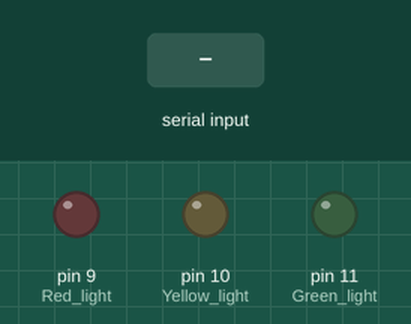
The sketch below on a simulated Arduino Uno, built with avr-gcc and run on an emulated ATmega328P. Shown: output pins drawn as LEDs (lit = HIGH). Inputs (shaded band) come from the test bench.

Above: at 1.2 s.
1.3 s: "R" received over Serial
At 1.9 s:
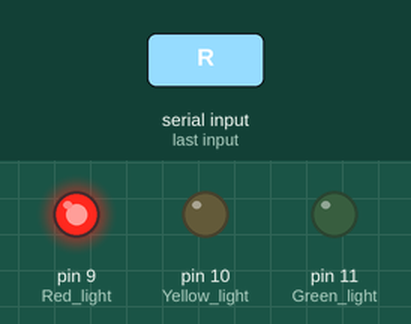
2.8 s: "Y" received over Serial
At 3.1 s:
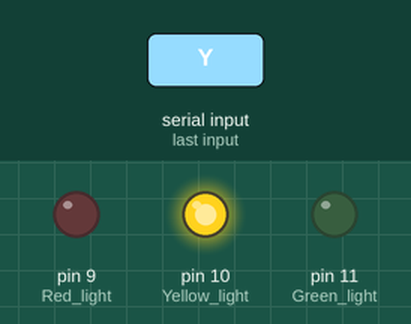
4.3 s: "G" received over Serial
At 5.4 s:
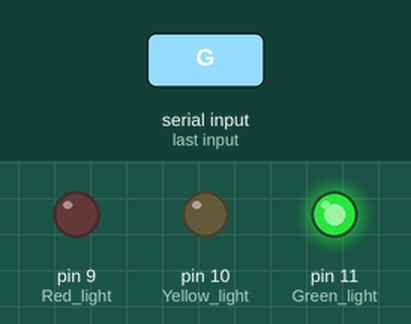
Timing chart, 0 to 7.3 s (numbered marks = the images above; inputs shaded):
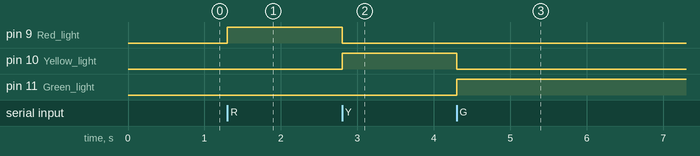

The sketch:

light.ino
```cpp
void setup() {
    Serial.begin(9600);
    pinMode(9, OUTPUT);  // Red light
    pinMode(10, OUTPUT); // Yellow light
    pinMode(11, OUTPUT); // Green light
  }

  void loop() {
    if (Serial.available()) {
      char data = Serial.read();
      if (data == 'R') {
        digitalWrite(9, HIGH); digitalWrite(10, LOW); digitalWrite(11, LOW);
      } else if (data == 'Y') {
        digitalWrite(9, LOW); digitalWrite(10, HIGH); digitalWrite(11, LOW);
      } else if (data == 'G') {
        digitalWrite(9, LOW); digitalWrite(10, LOW); digitalWrite(11, HIGH);
      }
    }
  }
  
```

Measured:
- after the input at 1.3 s, pin 9 (Red_light): LOW → HIGH at once
- after the input at 2.8 s, pin 9 (Red_light): HIGH → LOW at once; pin 10 (Yellow_light): LOW → HIGH at once
- after the input at 4.3 s, pin 10 (Yellow_light): HIGH → LOW at once; pin 11 (Green_light): LOW → HIGH at once
